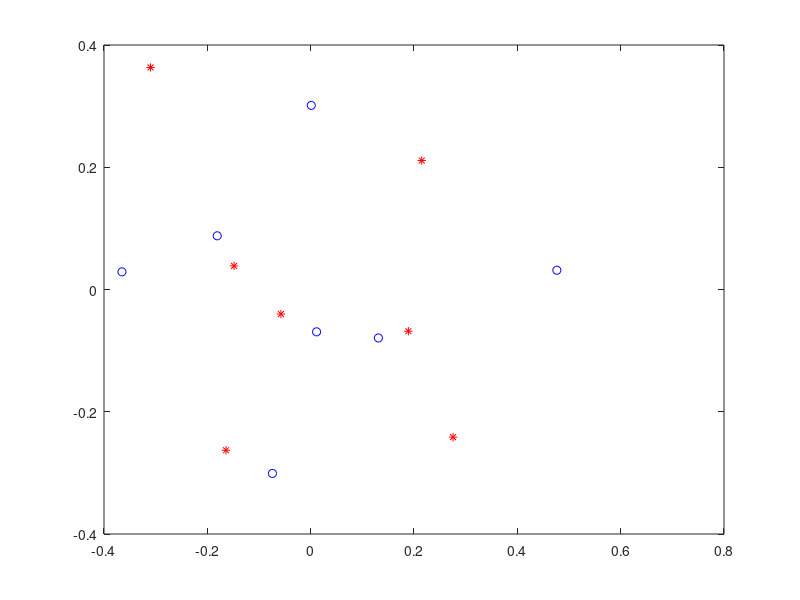

The MATLAB source for this figure:
rng 'default'
close all

M = 7; % Number of observations
N = 2; % Number of variables observed

X = rand(M,N);

% De-mean
X = bsxfun(@minus,X,mean(X));

plot(X(:,1),X(:,2),'r*')

% Do the PCA
[coeff,score,latent] = pca(X);

hold on
plot(score(:,1),score(:,2),'bo')

% Calculate eigenvalues and eigenvectors of the covariance matrix
covarianceMatrix = cov(X);
[V,D] = eig(covarianceMatrix);

% "coeff" are the principal component vectors. These are the eigenvectors of the covariance matrix. Compare ...
coeff
V

% Multiply the original data by the principal component vectors to get the projections of the original data on the
% principal component vector space. This is also the output "score". Compare ...

dataInPrincipalComponentSpace = X*coeff
score

% The columns of X*coeff are orthogonal to each other. This is shown with ...

corrcoef(dataInPrincipalComponentSpace)

% The variances of these vectors are the eigenvalues of the covariance matrix, and are also the output "latent". Compare
% these three outputs

var(dataInPrincipalComponentSpace)'
latent
sort(diag(D),'descend')